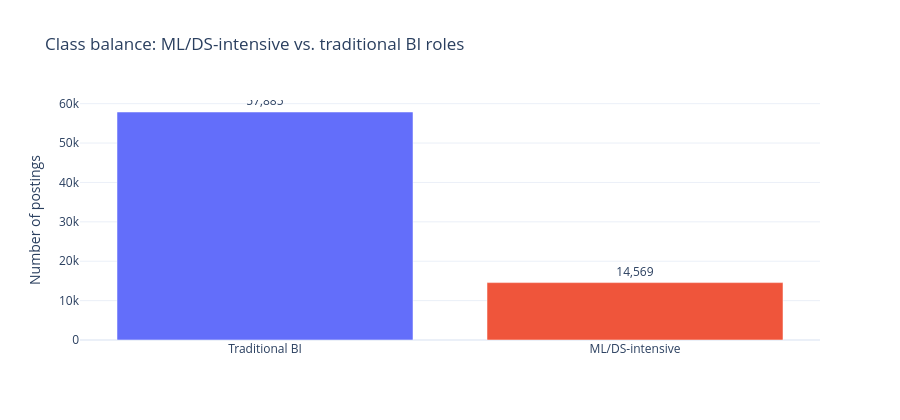

The notebook cell saved with this chart:
### Code cell
#| label: fig-balance
#| fig-cap: "Figure 1: About 20% of these BI postings are genuinely machine-learning / data-science intensive once Python/R alone no longer count. The classes are imbalanced but not pathologically so (~14,500 positives), which is realistic and means I should not trust raw accuracy alone I will lean on F1 and AUC, and weight the classes during training."
fig = px.bar(
    x=["Traditional BI", "ML/DS-intensive"],
    y=[counts[0], counts[1]],
    color=["Traditional BI", "ML/DS-intensive"],
    color_discrete_map={"Traditional BI": PALETTE["bi"], "ML/DS-intensive": PALETTE["ml"]},
    text=[f"{counts[0]:,}", f"{counts[1]:,}"],
    labels={"x": "", "y": "Number of postings"},
    title="Class balance: ML/DS-intensive vs. traditional BI roles",
)
fig.update_traces(textposition="outside")
fig.update_layout(showlegend=False, height=420)
fig.show()

### Figure 1 — Plotly figure (JSON) as saved in the notebook; plotly's stock layout.template omitted (floating-point values rounded to 4 significant figures)
{"data": [{"alignmentgroup": "True", "hovertemplate": "color=Traditional BI<br>=%{x}<br>Number of postings=%{y}<br>text=%{text}<extra></extra>", "legendgroup": "Traditional BI", "marker": {"color": "#636EFA", "pattern": {"shape": ""}}, "name": "Traditional BI", "offsetgroup": "Traditional BI", "orientation": "v", "showlegend": true, "text": ["57,885"], "textposition": "outside", "type": "bar", "x": ["Traditional BI"], "xaxis": "x", "y": [57885], "yaxis": "y"}, {"alignmentgroup": "True", "hovertemplate": "color=ML/DS-intensive<br>=%{x}<br>Number of postings=%{y}<br>text=%{text}<extra></extra>", "legendgroup": "ML/DS-intensive", "marker": {"color": "#EF553B", "pattern": {"shape": ""}}, "name": "ML/DS-intensive", "offsetgroup": "ML/DS-intensive", "orientation": "v", "showlegend": true, "text": ["14,569"], "textposition": "outside", "type": "bar", "x": ["ML/DS-intensive"], "xaxis": "x", "y": [14569], "yaxis": "y"}], "layout": {"barmode": "relative", "height": 420, "legend": {"title": {"text": "color"}, "tracegroupgap": 0}, "showlegend": false, "title": {"text": "Class balance: ML/DS-intensive vs. traditional BI roles"}, "xaxis": {"anchor": "y", "domain": [0, 1], "title": {"text": ""}}, "yaxis": {"anchor": "x", "domain": [0, 1], "title": {"text": "Number of postings"}}}}
